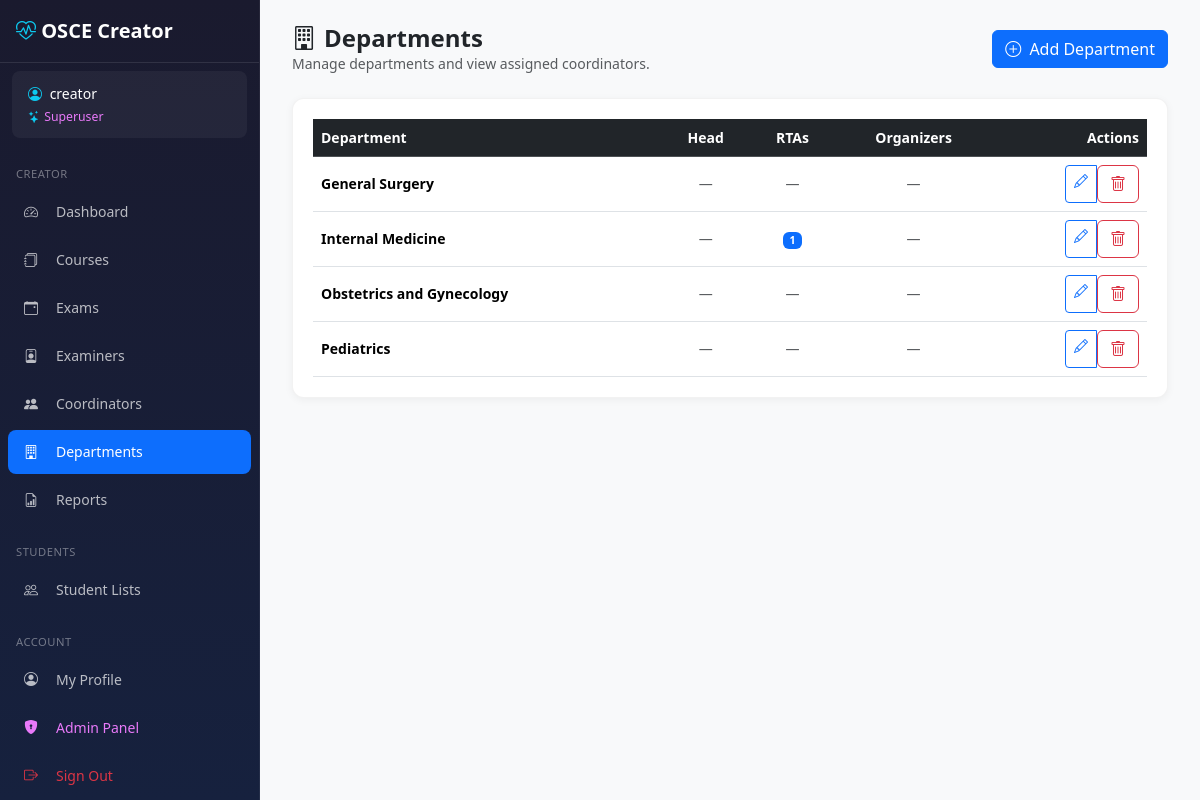
Page /creator/departments/ (signed in) on the committed database.
### core/models/examiner.py (models this page shows, shortened)
class Examiner(AbstractBaseUser, PermissionsMixin, TimestampMixin):
    ROLE_EXAMINER    = 'examiner'
    ROLE_COORDINATOR = 'coordinator'
    ROLE_ADMIN       = 'admin'
    ROLE_CHOICES = [
        (ROLE_EXAMINER,    'Examiner'),
        (ROLE_COORDINATOR, 'Coordinator'),
        (ROLE_ADMIN,       'Admin'),
    ]
    POSITION_HEAD      = 'head'
    POSITION_RTA       = 'rta'
    POSITION_ORGANIZER = 'organizer'
    POSITION_CHOICES = [
        (POSITION_HEAD,      'Head'),
        (POSITION_RTA,       'RTA'),
        (POSITION_ORGANIZER, 'Organizer'),
    ]
    id = models.AutoField(primary_key=True)
    username = models.CharField(max_length=80, unique=True)
    email = models.EmailField(max_length=120, blank=True, default='')
    full_name = models.CharField(max_length=150)
    title = models.CharField(max_length=20, blank=True, default='')  # Dr., Prof.
    department = models.CharField(max_length=100, blank=True, default='')
    coordinator_department = models.ForeignKey(
        'core.Department',
        null=True, blank=True,
        on_delete=models.SET_NULL,
        related_name='coordinators',
        db_index=True,
    )
    coordinator_position = models.CharField(
        max_length=10,
        choices=POSITION_CHOICES,
        blank=True, default='',
    )
    role = models.CharField(max_length=20, choices=ROLE_CHOICES, default=ROLE_EXAMINER)
    is_active = models.BooleanField(default=True)
    is_staff = models.BooleanField(default=False)
    is_deleted = models.BooleanField(default=False)
    deleted_at = models.DateTimeField(null=True, blank=True)
    objects = ExaminerManager()
    USERNAME_FIELD = 'username'
    REQUIRED_FIELDS = ['full_name']
    class Meta:
        db_table = 'examiners'
        verbose_name = 'Examiner'
        verbose_name_plural = 'Examiners'
        constraints = [
            models.CheckConstraint(
                condition=models.Q(
                    models.Q(role='coordinator', _negated=True)
                ) | models.Q(coordinator_department__isnull=False),
                name='coordinator_must_have_department',
            ),
            models.CheckConstraint(
                condition=models.Q(
                    models.Q(role='coordinator', _negated=True)
                ) | ~models.Q(coordinator_position=''),
                name='coordinator_must_have_position',
            ),
            models.CheckConstraint(
                condition=models.Q(role='coordinator') | models.Q(
                    coordinator_department__isnull=True,
                    coordinator_position='',
                ),
                name='non_coordinator_no_dept_fields',
            ),
        ]
    @property
    def display_name(self):
        if self.title:
            return f"{self.title} {self.full_name}"
        return self.full_name

### core/models/department.py (models this page shows, shortened)
class Department(TimestampMixin):
    name = models.CharField(max_length=150, unique=True)
    class Meta:
        db_table = 'departments'
        ordering = ['name']
        verbose_name = 'Department'
        verbose_name_plural = 'Departments'
    @property
    def head_coordinator(self):
        return self.coordinators.filter(
            coordinator_position='head', is_deleted=False
        ).first()

### creator/views/examiners.py (the view)
# urls.py: path('departments/', examiners.department_list, name='department_list'),
@login_required
def department_list(request):
    if not (request.user.is_superuser or getattr(request.user, 'role', None) == 'admin'):
        messages.error(request, 'You do not have permission to manage departments.')
        return redirect('creator:dashboard')
    departments = Department.objects.order_by('name')
    for dept in departments:
        dept.head_count      = dept.coordinators.filter(coordinator_position='head',      is_deleted=False).count()
        dept.rta_count       = dept.coordinators.filter(coordinator_position='rta',       is_deleted=False).count()
        dept.organizer_count = dept.coordinators.filter(coordinator_position='organizer', is_deleted=False).count()
    return render(request, 'creator/departments/list.html', {
        'departments': departments,
    })

### core/context_processors.py (called while the page is built)
def admin_token(request):
    if hasattr(request, 'user') and request.user.is_authenticated and request.user.is_staff:
        return {'ADMIN_TOKEN': settings.SECRET_ADMIN_URL}
    return {'ADMIN_TOKEN': ''}

### templates/creator/departments/list.html (shortened to what this page needs)
{% extends 'creator/base_creator.html' %}
{% block content %}
<div class="page-header d-flex flex-wrap justify-content-between align-items-center gap-2">
    <div>
        <h1><i class="bi bi-building me-2"></i>Departments</h1>
        <p class="text-muted mb-0">Manage departments and view assigned coordinators.</p>
    </div>
    {% if request.user.is_superuser or request.user.role == 'admin' %}
    <a href="{% url 'creator:department_create' %}" class="btn btn-primary">
        <i class="bi bi-plus-circle me-1"></i> Add Department
    </a>
    {% endif %}
</div>
<div class="stat-card">
    {% if departments %}
    <div class="table-responsive">
        <table class="table table-hover align-middle mb-0">
            <thead class="table-dark">
                <tr>
                    <th>Department</th>
                    <th class="text-center">Head</th>
                    <th class="text-center">RTAs</th>
                    <th class="text-center">Organizers</th>
                    {% if request.user.is_superuser or request.user.role == 'admin' %}<th class="text-end">Actions</th>{% endif %}
                </tr>
            </thead>
            <tbody>
                {% for dept in departments %}
                <tr>
                    <td>
                        <div class="fw-semibold">{{ dept.name }}</div>
                    </td>
                    <td class="text-center">
                        {% if dept.head_coordinator %}
                            <span class="badge bg-danger">{{ dept.head_coordinator.full_name }}</span>
                        {% else %}
                            <span class="text-muted">—</span>
                        {% endif %}
                    </td>
                    <td class="text-center">
                        {% if dept.rta_count %}
                            <span class="badge bg-primary">{{ dept.rta_count }}</span>
                        {% else %}
                            <span class="text-muted">—</span>
                        {% endif %}
                    </td>
                    <td class="text-center">
                        {% if dept.organizer_count %}
                            <span class="badge bg-warning text-dark">{{ dept.organizer_count }}</span>
                        {% else %}
                            <span class="text-muted">—</span>
                        {% endif %}
                    </td>
                    {% if request.user.is_superuser or request.user.role == 'admin' %}
                    <td class="text-end">
                        <div class="btn-group btn-group-sm">
                            <a href="{% url 'creator:department_edit' dept.id %}" class="btn btn-outline-primary" title="Edit">
                                <i class="bi bi-pencil"></i>
                            </a>
                            {% if request.user.is_superuser %}
                            <form method="POST" action="{% url 'creator:department_delete' dept.id %}" class="d-inline"
                                  onsubmit="return confirm('Delete department {{ dept.name }}? This is irreversible.')">
                                <button type="submit" class="btn btn-outline-danger" title="Delete">
                                    <i class="bi bi-trash"></i>
                                </button>
                            </form>
                            {% endif %}
                        </div>
                    </td>
                    {% endif %}
                </tr>
                {% endfor %}
            </tbody>
        </table>
    </div>
    {% endif %}
</div>
{% endblock %}

### templates/creator/base_creator.html (shortened to what this page needs)
{% load static %}
<!DOCTYPE html>
<html lang="en">
<head>
    <link href="https://cdn.jsdelivr.net/npm/bootstrap@5.3.2/dist/css/bootstrap.min.css" rel="stylesheet">
    <link href="https://cdn.jsdelivr.net/npm/bootstrap-icons@1.11.1/font/bootstrap-icons.css" rel="stylesheet">
    <link href="{% static 'css/creator.css' %}" rel="stylesheet">
</head>
<body>
    <nav id="creatorSidebar"
         class="sidebar offcanvas-lg offcanvas-start"
         tabindex="-1"
         aria-labelledby="sidebarLabel">
        <div class="offcanvas-body d-flex flex-column p-0">
            <div class="brand d-none d-lg-block">
                <i class="bi bi-heart-pulse"></i> OSCE Creator
            </div>
            {% if user.is_authenticated %}
            <div class="user-info">
                <div><i class="bi bi-person-circle me-1"></i> <span class="user-name">{{ user.display_name|default:user.username }}</span></div>
                <small class="d-block mt-1">
                    {% if user.is_superuser %}
                    <span style="color:#e879f9;"><i class="bi bi-stars me-1"></i>Superuser</span>
                    {% elif user.role == 'admin' %}
                    <span style="color:#f0c040;"><i class="bi bi-shield-fill me-1"></i>Admin</span>
                    {% else %}
                    <span class="text-muted">Examiner</span>
                    {% endif %}
                </small>
            </div>
            {% endif %}
            <div class="nav-section">Creator</div>
            <ul class="nav flex-column">
                <li class="nav-item">
                    <a class="nav-link {% if '/creator/' in request.path and request.path == '/creator/' or request.path == '/creator' %}active{% endif %}"
                       href="{% url 'creator:dashboard' %}">
                        <i class="bi bi-speedometer2"></i> Dashboard
                    </a>
                </li>
                <li class="nav-item">
                    <a class="nav-link {% if '/creator/courses' in request.path %}active{% endif %}"
                       href="{% url 'creator:course_list' %}">
                        <i class="bi bi-journals"></i> Courses
                    </a>
                </li>
                <li class="nav-item">
                    <a class="nav-link {% if '/creator/exams' in request.path %}active{% endif %}"
                       href="{% url 'creator:exam_list' %}">
                        <i class="bi bi-calendar-event"></i> Exams
                    </a>
                </li>
                <li class="nav-item">
                    <a class="nav-link {% if '/creator/examiners' in request.path %}active{% endif %}"
                       href="{% url 'creator:examiner_list' %}">
                        <i class="bi bi-person-badge"></i> Examiners
                    </a>
                </li>
                {% if user.is_superuser or user.role == 'admin' %}
                <li class="nav-item">
                    <a class="nav-link {% if '/creator/coordinators' in request.path %}active{% endif %}"
                       href="{% url 'creator:coordinator_list' %}">
                        <i class="bi bi-people-fill"></i> Coordinators
                    </a>
                </li>
                <li class="nav-item">
                    <a class="nav-link {% if '/creator/departments' in request.path %}active{% endif %}"
                       href="{% url 'creator:department_list' %}">
                        <i class="bi bi-building"></i> Departments
                    </a>
                </li>
                {% endif %}
                <li class="nav-item">
                    <a class="nav-link {% if '/creator/reports' in request.path %}active{% endif %}"
                       href="{% url 'creator:reports_index' %}">
                        <i class="bi bi-file-earmark-bar-graph"></i> Reports
                    </a>
                </li>
            </ul>
            {% if perms.core.can_view_student_list %}
            <div class="nav-section">Students</div>
            <ul class="nav flex-column">
                <li class="nav-item">
                    <a class="nav-link {% if request.path == '/creator/students/' %}active{% endif %}" href="{% url 'creator:student_list' %}">
                        <i class="bi bi-people"></i> Student Lists
                    </a>
                </li>
            </ul>
            {% endif %}
            <div class="mt-auto">
                <div class="nav-section">Account</div>
                <ul class="nav flex-column mb-3">
                    <li class="nav-item">
                        <a class="nav-link {% if request.path == '/profile/' %}active{% endif %}" href="{% url 'profile' %}">
                            <i class="bi bi-person-circle"></i> My Profile
                        </a>
                    </li>
                    {% if user.is_staff %}
                    <li class="nav-item">
                        <form method="POST" action="{% url 'admin_gateway' %}" id="admin-gateway-form">
                            <button type="submit" class="nav-link w-100 text-start border-0 bg-transparent"
                                    style="color:#e879f9;">
                                <i class="bi bi-shield-lock-fill"></i> Admin Panel
                            </button>
                        </form>
                    </li>
                    {% endif %}
                    <li class="nav-item">
                        <a class="nav-link text-danger" href="{% url 'creator:logout' %}">
                            <i class="bi bi-box-arrow-right"></i> Sign Out
                        </a>
                    </li>
                </ul>
            </div>
        </div>
    </nav>
    <main class="main-content">
        <div class="toast-container position-fixed top-0 end-0 p-3" style="z-index: 9999;">
        </div>
        {% block content %}{% endblock %}
    </main>
</body>
</html>

### static/css/creator.css (style rules this page uses)
:root { --primary-color: #0d6efd; --sidebar-width: 260px; --sidebar-bg-start: #1a1a2e; --sidebar-bg-end: #16213e; --touch-target-min: 44px; --font-size-base: 14px; }
body { font-size: var(--font-size-base); overflow-x: hidden; }
.sidebar { background: linear-gradient(180deg, var(--sidebar-bg-start) 0%, var(--sidebar-bg-end) 100%); width: var(--sidebar-width); color: rgba(255,255,255,0.7); }
@media (min-width: 992px) { .sidebar { position: fixed; top: 0; left: 0; height: 100vh; z-index: 1030; border-right: 1px solid rgba(255,255,255,0.06); overflow-y: auto; } }
.sidebar .brand { color: white; font-size: 1.25rem; font-weight: 600; padding: 1rem; margin-bottom: 0.5rem; border-bottom: 1px solid rgba(255,255,255,0.1); }
.sidebar .brand i { color: #0dcaf0; }
.sidebar .user-info { background: rgba(255,255,255,0.05); padding: 0.75rem 1rem; border-radius: 0.5rem; margin: 0 0.75rem 0.5rem; color: rgba(255,255,255,0.8); font-size: 0.875rem; }
.sidebar .user-info .user-name { color: white; font-weight: 500; }
.sidebar .user-info i { color: #0dcaf0; }
.sidebar .nav-link { color: rgba(255,255,255,0.7); padding: 0.65rem 1rem; margin: 0.125rem 0.5rem; border-radius: 0.5rem; transition: all 0.2s; min-height: var(--touch-target-min); display: flex; align-items: center; }
.sidebar .nav-link.active { color: white; background: var(--primary-color); }
.sidebar .nav-link i { width: 24px; margin-right: 0.5rem; flex-shrink: 0; }
.sidebar .nav-section { color: rgba(255,255,255,0.4); font-size: 0.7rem; text-transform: uppercase; letter-spacing: 0.5px; padding: 1rem 1rem 0.3rem; margin-top: 0.25rem; }
.main-content { min-height: 100vh; background: #f8f9fa; padding: 1.25rem; }
@media (min-width: 992px) { .main-content { margin-left: var(--sidebar-width); padding: 1.5rem 2rem; } }
.stat-card { background: white; border-radius: 0.75rem; padding: 1.25rem; box-shadow: 0 2px 8px rgba(0,0,0,0.05); border: 1px solid rgba(0,0,0,0.05); height: 100%; }
.page-header { margin-bottom: 1.5rem; }
.page-header h1 { font-size: 1.5rem; font-weight: 600; margin-bottom: 0; }

### rows in the picture
Examiner: display_name "creator"
Department: name "General Surgery"
Department: name "Internal Medicine", rta_count "1"
Department: name "Obstetrics and Gynecology"
Department: name "Pediatrics"
